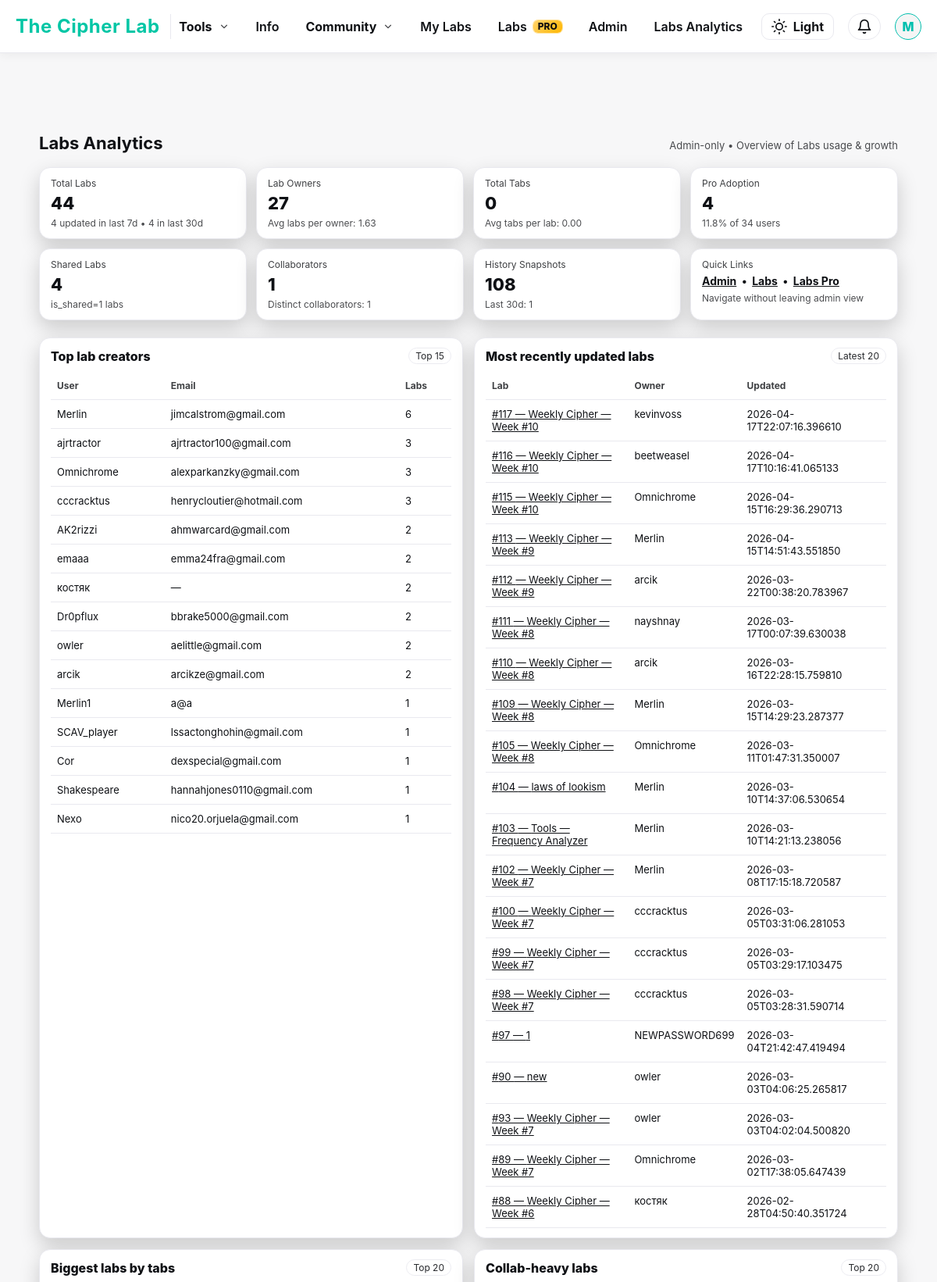
The app's page /admin/labs-analytics (signed in, upper part) with its own data.
### tables this page shows
CREATE TABLE users (
    id INTEGER PRIMARY KEY AUTOINCREMENT,
    username TEXT UNIQUE NOT NULL,
    email TEXT UNIQUE NOT NULL,
    password_hash TEXT NOT NULL,
    is_admin INTEGER NOT NULL DEFAULT 0,
    created_at TEXT NOT NULL,
    banned INTEGER DEFAULT 0
, has_posted INTEGER NOT NULL DEFAULT 0, labs_info_seen INTEGER NOT NULL DEFAULT 0, is_pro INTEGER DEFAULT 0, stripe_customer_id TEXT, pro_since TEXT, stripe_subscription_id TEXT, pro_until TEXT, pro_current_period_end TEXT, pro_cancel_at_period_end INTEGER NOT NULL DEFAULT 0, labs_tour_seen INTEGER NOT NULL DEFAULT 0, google_sub TEXT, avatar_url TEXT, auth_provider TEXT NOT NULL DEFAULT 'local', needs_password INTEGER NOT NULL DEFAULT 0, needs_username INTEGER NOT NULL DEFAULT 0);

CREATE TABLE workspaces (
  id INTEGER PRIMARY KEY AUTOINCREMENT,
  owner_id INTEGER NOT NULL,
  title TEXT NOT NULL DEFAULT 'Untitled Workspace',
  cipher_text TEXT NOT NULL DEFAULT '',
  notes TEXT NOT NULL DEFAULT '',
  cipher_image_filename TEXT,
  created_at TEXT NOT NULL DEFAULT CURRENT_TIMESTAMP,
  updated_at TEXT NOT NULL DEFAULT CURRENT_TIMESTAMP, order_index INTEGER NOT NULL DEFAULT 0, share_token TEXT, is_shared INTEGER NOT NULL DEFAULT 0, last_edited_by INTEGER,
  FOREIGN KEY(owner_id) REFERENCES users(id)
);

### app.py (the view)
@app.route("/admin/labs-analytics")
@admin_required
def admin_labs_analytics():
    user = current_user()
    conn = get_db()
    def q1(sql, params=()):
        return conn.execute(sql, params).fetchone()
    def qall(sql, params=()):
        return conn.execute(sql, params).fetchall()
    total_labs = q1("SELECT COUNT(*) AS c FROM workspaces").fetchone()["c"] if False else q1(
        "SELECT COUNT(*) AS c FROM workspaces"
    )["c"]
    labs_last_7d = q1("""
        SELECT COUNT(*) AS c
        FROM workspaces
        WHERE datetime(updated_at) >= datetime('now','-7 days')
    """)["c"]
    labs_last_30d = q1("""
        SELECT COUNT(*) AS c
        FROM workspaces
        WHERE datetime(updated_at) >= datetime('now','-30 days')
    """)["c"]
    owners = q1("SELECT COUNT(DISTINCT owner_id) AS c FROM workspaces")["c"] or 0
    avg_labs_per_owner = (total_labs / owners) if owners else 0
    try:
        total_tabs = q1("SELECT COUNT(*) AS c FROM workspace_images")["c"]
        avg_tabs_per_lab = (total_tabs / total_labs) if total_labs else 0
    except Exception:
        total_tabs = None
        avg_tabs_per_lab = None
    try:
        shared_labs = q1("SELECT COUNT(*) AS c FROM workspaces WHERE is_shared=1")["c"]
    except Exception:
        shared_labs = None
    try:
        total_collab_rows = q1("SELECT COUNT(*) AS c FROM workspace_collaborators")["c"]
        distinct_collaborators = q1("SELECT COUNT(DISTINCT user_id) AS c FROM workspace_collaborators")["c"]
    except Exception:
        total_collab_rows = None
        distinct_collaborators = None
    try:
        total_snapshots = q1("SELECT COUNT(*) AS c FROM workspace_history")["c"]
        snapshots_last_30d = q1("""
            SELECT COUNT(*) AS c
            FROM workspace_history
            WHERE datetime(created_at) >= datetime('now','-30 days')
        """)["c"]
    except Exception:
        total_snapshots = None
        snapshots_last_30d = None
    try:
        pro_users = q1("SELECT COUNT(*) AS c FROM users WHERE is_pro=1")["c"]
        total_users = q1("SELECT COUNT(*) AS c FROM users")["c"]
        pro_rate = (pro_users / total_users) * 100 if total_users else 0
    except Exception:
        pro_users = None
        total_users = None
        pro_rate = None
    top_lab_creators = qall("""
        SELECT u.username, u.email, COUNT(*) AS labs
        FROM workspaces w
        JOIN users u ON u.id = w.owner_id
        GROUP BY w.owner_id
        ORDER BY labs DESC
        LIMIT 15
    """)
    most_active_labs = qall("""
        SELECT w.id, w.title, u.username AS owner, w.updated_at
        FROM workspaces w
        JOIN users u ON u.id = w.owner_id
        ORDER BY datetime(w.updated_at) DESC
        LIMIT 20
    """)
    biggest_labs = []
    if total_tabs is not None:
        biggest_labs = qall("""
            SELECT w.id, w.title, u.username AS owner, COUNT(i.id) AS tabs
            FROM workspaces w
            JOIN users u ON u.id = w.owner_id
            LEFT JOIN workspace_images i ON i.workspace_id = w.id
            GROUP BY w.id
            ORDER BY tabs DESC
            LIMIT 20
        """)
    shared_labs_list = []
    if shared_labs is not None:
        shared_labs_list = qall("""
            SELECT w.id, w.title, u.username AS owner, w.updated_at
            FROM workspaces w
            JOIN users u ON u.id = w.owner_id
            WHERE w.is_shared=1
            ORDER BY datetime(w.updated_at) DESC
            LIMIT 20
        """)
    collab_heavy = []
    if total_collab_rows is not None:
        collab_heavy = qall("""
            SELECT w.id, w.title, u.username AS owner, COUNT(wc.id) AS collaborators
            FROM workspaces w
            JOIN users u ON u.id = w.owner_id
            LEFT JOIN workspace_collaborators wc ON wc.workspace_id = w.id
            GROUP BY w.id
            ORDER BY collaborators DESC
            LIMIT 20
        """)
    conn.close()
    return render_template(
        "admin_labs_analytics.html",
        user=user,
        total_labs=total_labs,
        labs_last_7d=labs_last_7d,
        labs_last_30d=labs_last_30d,
        owners=owners,
        avg_labs_per_owner=avg_labs_per_owner,
        total_tabs=total_tabs,
        avg_tabs_per_lab=avg_tabs_per_lab,
        shared_labs=shared_labs,
        total_collab_rows=total_collab_rows,
        distinct_collaborators=distinct_collaborators,
        total_snapshots=total_snapshots,
        snapshots_last_30d=snapshots_last_30d,
        pro_users=pro_users,
        total_users=total_users,
        pro_rate=pro_rate,
        top_lab_creators=top_lab_creators,
        most_active_labs=most_active_labs,
        biggest_labs=biggest_labs,
        shared_labs_list=shared_labs_list,
        collab_heavy=collab_heavy,
    )

### templates/admin_labs_analytics.html (shortened to what this page needs)
<!DOCTYPE html>
<html lang="en">
<head>
  <link rel="stylesheet" href="{{ url_for('static', filename='style.css') }}">
</head>
<body>
  {% include "base_nav.html" %}
  <div class="wrap">
    <div class="h">
      <h1>Labs Analytics</h1>
      <div class="muted">Admin-only • Overview of Labs usage & growth</div>
    </div>
    <div class="kpis">
      <div class="card">
        <div class="k">Total Labs</div>
        <div class="v">{{ total_labs }}</div>
        <div class="s">{{ labs_last_7d }} updated in last 7d • {{ labs_last_30d }} in last 30d</div>
      </div>
      <div class="card">
        <div class="k">Lab Owners</div>
        <div class="v">{{ owners }}</div>
        <div class="s">Avg labs per owner: {{ '%.2f'|format(avg_labs_per_owner) }}</div>
      </div>
      <div class="card">
        <div class="k">Total Tabs</div>
        <div class="v">{{ total_tabs if total_tabs is not none else "—" }}</div>
        <div class="s">Avg tabs per lab: {{ '%.2f'|format(avg_tabs_per_lab) if avg_tabs_per_lab is not none else "—" }}</div>
      </div>
      <div class="card">
        <div class="k">Pro Adoption</div>
        <div class="v">
          {% if pro_users is not none %}{{ pro_users }}{% else %}—{% endif %}
        </div>
        <div class="s">
          {% if pro_rate is not none %}
            {{ '%.1f'|format(pro_rate) }}% of {{ total_users }} users
          {% else %}
            —
          {% endif %}
        </div>
      </div>
      <div class="card">
        <div class="k">Shared Labs</div>
        <div class="v">{{ shared_labs if shared_labs is not none else "—" }}</div>
        <div class="s">is_shared=1 labs</div>
      </div>
      <div class="card">
        <div class="k">Collaborators</div>
        <div class="v">{{ total_collab_rows if total_collab_rows is not none else "—" }}</div>
        <div class="s">Distinct collaborators: {{ distinct_collaborators if distinct_collaborators is not none else "—" }}</div>
      </div>
      <div class="card">
        <div class="k">History Snapshots</div>
        <div class="v">{{ total_snapshots if total_snapshots is not none else "—" }}</div>
        <div class="s">Last 30d: {{ snapshots_last_30d if snapshots_last_30d is not none else "—" }}</div>
      </div>
      <div class="card">
        <div class="k">Quick Links</div>
        <div class="v" style="font-size:14px; font-weight:700;">
          <a href="{{ url_for('admin_dashboard') }}">Admin</a>
          &nbsp;•&nbsp;
          <a href="{{ url_for('workspace_list') }}">Labs</a>
          &nbsp;•&nbsp;
          <a href="{{ url_for('labs_pro_page') }}">Labs Pro</a>
        </div>
        <div class="s">Navigate without leaving admin view</div>
      </div>
    </div>
    <div class="grid2">
      <div class="card">
        <div style="display:flex; justify-content:space-between; align-items:center; gap:12px;">
          <div style="font-weight:800;">Top lab creators</div>
          <span class="pill">Top 15</span>
        </div>
        <div style="height:10px"></div>
        <table>
          <thead>
            <tr><th>User</th><th>Email</th><th>Labs</th></tr>
          </thead>
          <tbody>
            {% for r in top_lab_creators %}
              <tr>
                <td>{{ r["username"] }}</td>
                <td>{{ r["email"] or "—" }}</td>
                <td>{{ r["labs"] }}</td>
              </tr>
            {% else %}
              <tr><td colspan="3">No data yet.</td></tr>
            {% endfor %}
          </tbody>
        </table>
      </div>
      <div class="card">
        <div style="display:flex; justify-content:space-between; align-items:center; gap:12px;">
          <div style="font-weight:800;">Most recently updated labs</div>
          <span class="pill">Latest 20</span>
        </div>
        <div style="height:10px"></div>
        <table>
          <thead>
            <tr><th>Lab</th><th>Owner</th><th>Updated</th></tr>
          </thead>
          <tbody>
            {% for w in most_active_labs %}
              <tr>
                <td><a href="{{ url_for('admin_lab_view', ws_id=w['id']) }}">#{{ w["id"] }} — {{ w["title"] }}</a></td>
                <td>{{ w["owner"] }}</td>
                <td>{{ w["updated_at"] }}</td>
              </tr>
            {% else %}
              <tr><td colspan="3">No labs yet.</td></tr>
            {% endfor %}
          </tbody>
        </table>
      </div>
    </div>
    <div class="grid2" style="margin-top:14px;">
      <div class="card">
        <div style="display:flex; justify-content:space-between; align-items:center; gap:12px;">
          <div style="font-weight:800;">Biggest labs by tabs</div>
          <span class="pill">Top 20</span>
        </div>
        <div style="height:10px"></div>
      </div>
      <div class="card">
        <div style="display:flex; justify-content:space-between; align-items:center; gap:12px;">
          <div style="font-weight:800;">Collab-heavy labs</div>
          <span class="pill">Top 20</span>
        </div>
        <div style="height:10px"></div>
      </div>
    </div>
  </div>
</body>
</html>

### templates/base_nav.html (shortened to what this page needs)
<nav class="navbar">
  {% set setup_needed = setup_needed_global|default(false) %}
  <div class="nav-left">
    <a href="{{ url_for('index') }}" class="nav-logo">The Cipher Lab</a>
  </div>
  <ul class="nav-items" id="nav-menu">
    <li class="nav-dd" data-dd="tools">
      <button class="nav-dd-trigger" type="button" aria-expanded="false">
        Tools
        <span class="nav-dd-caret" aria-hidden="true">
          <svg viewBox="0 0 24 24" fill="none" stroke="currentColor" stroke-width="2"
               stroke-linecap="round" stroke-linejoin="round">
            <polyline points="6 9 12 15 18 9"></polyline>
          </svg>
        </span>
      </button>
    </li>
    <li class="d-only"><a class="nav-link" href="{{ url_for('info_page') }}">Info</a></li>
    <li class="nav-dd" data-dd="community">
      <button class="nav-dd-trigger" type="button" aria-expanded="false">
        Community
        <span class="nav-dd-caret" aria-hidden="true">
          <svg viewBox="0 0 24 24" fill="none" stroke="currentColor" stroke-width="2"
               stroke-linecap="round" stroke-linejoin="round">
            <polyline points="6 9 12 15 18 9"></polyline>
          </svg>
        </span>
      </button>
    </li>
    <li class="d-only"><a class="nav-link" href="{{ url_for('workspace_list') }}">My Labs</a></li>
    <li class="d-only">
      <a class="nav-link" href="{{ url_for('labs_pro_page') }}">
        Labs <span class="pro-badge">PRO</span>
      </a>
    </li>
    {% if user and user.is_admin %}
      <li class="d-only"><a class="nav-link" href="{{ url_for('admin_dashboard') }}">Admin</a></li>
      <li class="d-only"><a class="nav-link" href="{{ url_for('admin_labs_analytics') }}">Labs Analytics</a></li>
    {% endif %}
  </ul>
  <div class="nav-right">
    <button id="theme-toggle" aria-label="Toggle theme" title="Toggle theme">
      <svg id="theme-icon" xmlns="http://www.w3.org/2000/svg" width="20" height="20"
           viewBox="0 0 24 24" fill="none" stroke="currentColor"
           stroke-width="2" stroke-linecap="round" stroke-linejoin="round"></svg>
      <span id="theme-toggle-text">Dark</span>
    </button>
    {% if user %}
      <div class="notif-wrapper">
        <button id="notif-btn" class="notif-btn" aria-label="Notifications" title="Notifications">
          <svg id="notif-icon" xmlns="http://www.w3.org/2000/svg" width="20" height="20"
               viewBox="0 0 24 24" fill="none" stroke="currentColor"
               stroke-width="2" stroke-linecap="round" stroke-linejoin="round">
            <path d="M18 8a6 6 0 0 0-12 0c0 7-3 9-3 9h18s-3-2-3-9"></path>
            <path d="M13.73 21a2 2 0 0 1-3.46 0"></path>
          </svg>
        </button>
      </div>
      <div class="profile-dropdown" id="profile-dd">
        <button class="profile-btn" id="profile-btn" aria-label="Profile menu" aria-expanded="false">
          <div class="avatar{% if setup_needed %} setup-pulse{% endif %}">{{ user['username'][0].upper() }}</div>
        </button>
      </div>
    {% endif %}
  </div>
</nav>

### records on screen
users: username "M", username "Merlin", email "jimcalstrom@gmail.com", labs "6"
users: username "ajrtractor", email "ajrtractor100@gmail.com", labs "3"
users: username "Omnichrome", email "alexparkanzky@gmail.com", labs "3"
users: username "cccracktus", email "henrycloutier@hotmail.com", labs "3"
users: username "AK2rizzi", email "ahmwarcard@gmail.com", labs "2"
users: username "emaaa", email "emma24fra@gmail.com", labs "2"
users: username "костяк", r "—", labs "2"
users: username "Dr0pflux", email "bbrake5000@gmail.com", labs "2"
users: username "owler", email "aelittle@gmail.com", labs "2"
users: username "arcik", email "arcikze@gmail.com", labs "2"
users: username "Merlin1", email "a@a", labs "1"
users: username "SCAV_player", email "lssactonghohin@gmail.com", labs "1"
users: username "Cor", email "dexspecial@gmail.com", labs "1"
users: username "Shakespeare", email "hannahjones0110@gmail.com", labs "1"
users: username "Nexo", email "nico20.orjuela@gmail.com", labs "1"
workspaces: id "117", title "Weekly Cipher — Week #10", owner "kevinvoss", updated_at "2026-04-17T22:07:16.396610"
workspaces: id "116", title "Weekly Cipher — Week #10", owner "beetweasel", updated_at "2026-04-17T10:16:41.065133"
workspaces: id "115", title "Weekly Cipher — Week #10", owner "Omnichrome", updated_at "2026-04-15T16:29:36.290713"
workspaces: id "113", title "Weekly Cipher — Week #9", owner "Merlin", updated_at "2026-04-15T14:51:43.551850"
workspaces: id "112", title "Weekly Cipher — Week #9", owner "arcik", updated_at "2026-03-22T00:38:20.783967"
workspaces: id "111", title "Weekly Cipher — Week #8", owner "nayshnay", updated_at "2026-03-17T00:07:39.630038"
workspaces: id "110", title "Weekly Cipher — Week #8", owner "arcik", updated_at "2026-03-16T22:28:15.759810"
workspaces: id "109", title "Weekly Cipher — Week #8", owner "Merlin", updated_at "2026-03-15T14:29:23.287377"
workspaces: id "105", title "Weekly Cipher — Week #8", owner "Omnichrome", updated_at "2026-03-11T01:47:31.350007"
workspaces: id "104", title "laws of lookism", owner "Merlin", updated_at "2026-03-10T14:37:06.530654"
workspaces: id "103", title "Tools — Frequency Analyzer", owner "Merlin", updated_at "2026-03-10T14:21:13.238056"
workspaces: id "102", title "Weekly Cipher — Week #7", owner "Merlin", updated_at "2026-03-08T17:15:18.720587"
workspaces: id "100", title "Weekly Cipher — Week #7", owner "cccracktus", updated_at "2026-03-05T03:31:06.281053"
workspaces: id "99", title "Weekly Cipher — Week #7", owner "cccracktus", updated_at "2026-03-05T03:29:17.103475"
workspaces: id "98", title "Weekly Cipher — Week #7", owner "cccracktus", updated_at "2026-03-05T03:28:31.590714"
workspaces: id "97", title "1", owner "NEWPASSWORD699", updated_at "2026-03-04T21:42:47.419494"
workspaces: id "90", title "new", owner "owler", updated_at "2026-03-03T04:06:25.265817"
workspaces: id "93", title "Weekly Cipher — Week #7", owner "owler", updated_at "2026-03-03T04:02:04.500820"
workspaces: id "89", title "Weekly Cipher — Week #7", owner "Omnichrome", updated_at "2026-03-02T17:38:05.647439"
workspaces: id "88", title "Weekly Cipher — Week #6", owner "костяк", updated_at "2026-02-28T04:50:40.351724"

### other values on screen
{{ total_labs }} "44"
{{ labs_last_7d }} "4"
{{ labs_last_30d }} "4"
{{ owners }} "27"
{{ '%.2f'|format(avg_labs_per_owner) }} "1.63"
{{ total_tabs if total_tabs is not none else "—" }} "0"
{{ pro_users }} "4"
{{ '%.1f'|format(pro_rate) }} "11.8"
{{ total_users }} "34"
{{ shared_labs if shared_labs is not none else "—" }} "4"
{{ total_collab_rows if total_collab_rows is not none else "—" }} "1"
{{ distinct_collaborators if distinct_collaborators is not none else "—" }} "1"
{{ total_snapshots if total_snapshots is not none else "—" }} "108"
{{ snapshots_last_30d if snapshots_last_30d is not none else "—" }} "1"
